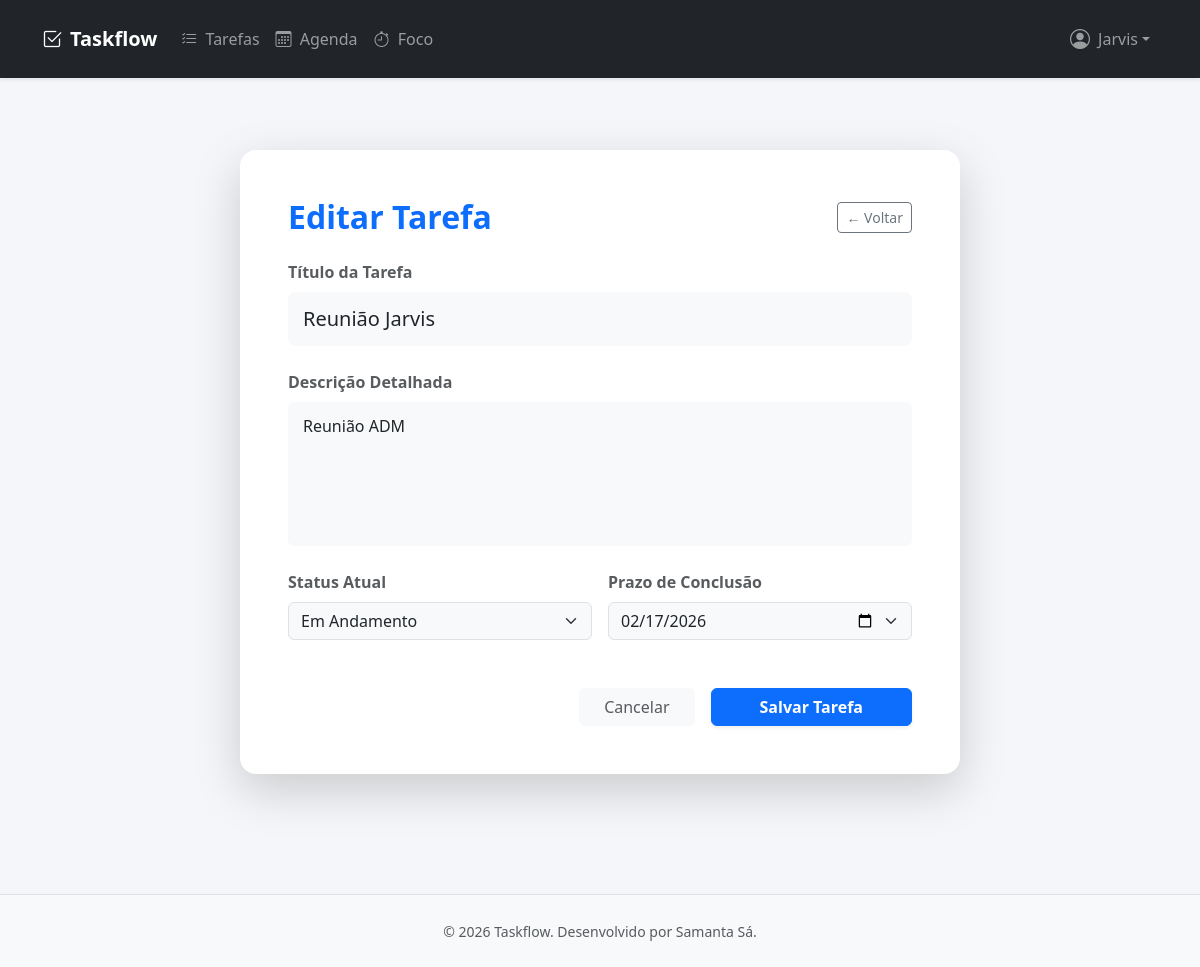
The app's page /tasks/5/edit/ (signed in), older data.
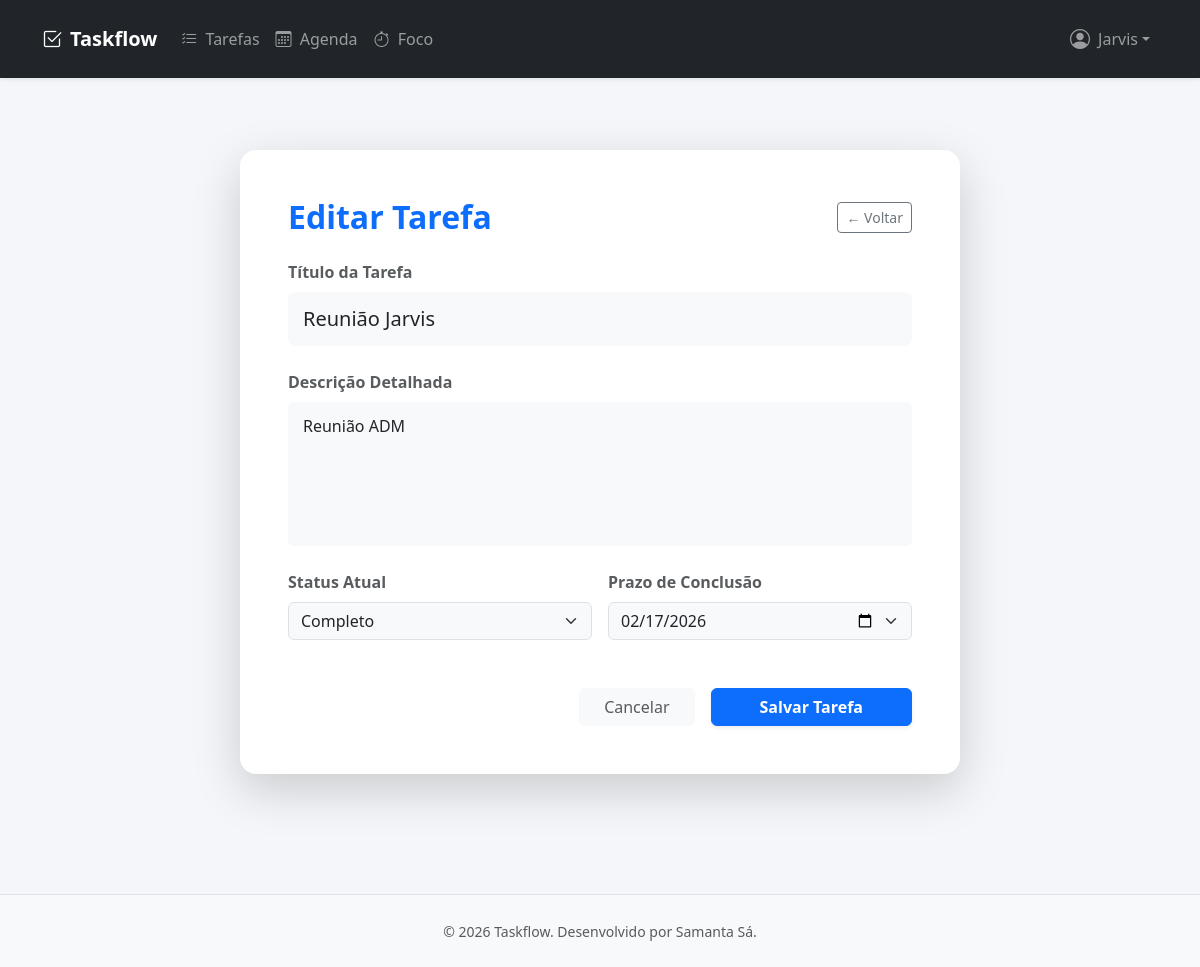
The same page, newer data.
### tasks/models.py (models this page shows, shortened)
class Task(models.Model):
    STATUS_PENDING = 'PENDENTE'
    STATUS_IN_PROGRESS = 'EM_ANDAMENTO'
    STATUS_COMPLETED = 'COMPLETO'
    STATUS_CHOICES = [
        (STATUS_PENDING, 'Pendente'),
        (STATUS_IN_PROGRESS, 'Em Andamento'),
        (STATUS_COMPLETED, 'Completo'),
    ]
    title = models.CharField(max_length=255)
    description = models.TextField(blank=True)
    status = models.CharField(
        max_length=50,
        choices=STATUS_CHOICES,
        default=STATUS_PENDING
    )
    due_date = models.DateField(null=True, blank=True)
    created_at = models.DateTimeField(auto_now_add=True)
    updated_at = models.DateTimeField(auto_now=True)
    user = models.ForeignKey(
        User,
        on_delete=models.CASCADE,
        related_name='tasks'
    )
    class Meta:
        ordering = ['-created_at']

### tasks/views.py (the view)
# urls.py: path('<int:pk>/edit/', views.task_update, name='task_update'),
@login_required
def task_update(request, pk):
    task = get_object_or_404(Task, pk=pk, user=request.user)
    if request.method == 'POST':
        form = TaskForm(request.POST, instance=task)
        if form.is_valid():
            form.save()
            return redirect('task_list')
    else:
        form = TaskForm(instance=task)
    return render(request, 'tasks/task_form.html', {'form': form})

### tasks/forms.py
class TaskForm(forms.ModelForm):
    class Meta:
        model = Task
        fields = ['title', 'description', 'status', 'due_date']
        widgets = {
            'due_date': forms.DateInput(attrs={'type': 'date'}),
        }

### templates/tasks/task_form.html (shortened to what this page needs)
{% extends 'base.html' %}
{% load widget_tweaks %}
{% block content %}
<div class="container py-5">
    <div class="row justify-content-center">
        <div class="col-lg-8 col-md-10">
            <div class="card shadow-lg border-0 rounded-4">
                <div class="card-body p-5">
                    <div class="d-flex justify-content-between align-items-center mb-4">
                        <h2 class="fw-bold text-primary m-0">
                            {% if form.instance.pk %}Editar Tarefa{% else %}Nova Tarefa{% endif %}
                        </h2>
                        <a href="{% url 'task_list' %}" class="btn btn-outline-secondary btn-sm">
                            &larr; Voltar
                        </a>
                    </div>
                    <form method="post" novalidate>
                        <div class="mb-4">
                            <label class="form-label text-muted fw-semibold">Título da Tarefa</label>
                            {% render_field form.title class="form-control form-control-lg bg-light" placeholder="Ex: Reunião com a equipe de Design" %}
                        </div>
                        <div class="mb-4">
                            <label class="form-label text-muted fw-semibold">Descrição Detalhada</label>
                            {% render_field form.description class="form-control bg-light" rows="5" placeholder="Descreva os detalhes desta tarefa..." %}
                        </div>
                        <div class="row g-3 mb-4">
                            <div class="col-md-6">
                                <label class="form-label text-muted fw-semibold">Status Atual</label>
                                {% render_field form.status class="form-select bg-light" %}
                            </div>
                            <div class="col-md-6">
                                <label class="form-label text-muted fw-semibold">Prazo de Conclusão</label>
                                {% render_field form.due_date class="form-select bg-light" type="date" %}
                            </div>
                        </div>
                        <div class="d-grid gap-2 d-md-flex justify-content-md-end mt-5">
                            <a href="{% url 'task_list' %}" class="btn btn-light text-muted px-4 me-md-2">Cancelar</a>
                            <button type="submit" class="btn btn-primary px-5 shadow-sm fw-bold">
                                Salvar Tarefa
                            </button>
                        </div>
                    </form>
                </div>
            </div>
        </div>
    </div>
</div>
{% endblock %}

### templates/base.html (shortened to what this page needs)
{% load static %}
<!DOCTYPE html>
<html lang="pt-br">
<head>
    <link href="https://cdn.jsdelivr.net/npm/bootstrap@5.3.0/dist/css/bootstrap.min.css" rel="stylesheet">
    <link rel="stylesheet" href="https://cdn.jsdelivr.net/npm/bootstrap-icons@1.10.0/font/bootstrap-icons.css">
    <link rel="stylesheet" href="{% static 'css/style.css' %}">
</head>
<body>
    <nav class="navbar navbar-expand-lg navbar-dark bg-dark py-3 shadow-sm">
        <div class="container">
            <a class="navbar-brand fw-bold d-flex align-items-center" href="#">
                <i class="bi bi-check2-square me-2"></i> Taskflow
            </a>
            <div class="collapse navbar-collapse" id="navbarNav">
                {% if user.is_authenticated %}
                <ul class="navbar-nav me-auto mb-2 mb-lg-0">
                    <li class="nav-item">
                        <a class="nav-link" href="{% url 'task_list' %}">
                            <i class="bi bi-list-check me-1"></i> Tarefas
                        </a>
                    </li>
                    <li class="nav-item">
                        <a class="nav-link" href="#">
                            <i class="bi bi-calendar3 me-1"></i> Agenda
                        </a>
                    </li>
                    <li class="nav-item">
                        <a class="nav-link" href="#">
                            <i class="bi bi-stopwatch me-1"></i> Foco
                        </a>
                    </li>
                </ul>
                <ul class="navbar-nav">
                    <li class="nav-item dropdown">
                        <a class="nav-link dropdown-toggle d-flex align-items-center" href="#" role="button" data-bs-toggle="dropdown" aria-expanded="false">
                            <i class="bi bi-person-circle me-2 fs-5"></i>
                            <span>{{ user.username|title }}</span>
                        </a>
                    </li>
                </ul>
                {% endif %}
            </div>
        </div>
    </nav>
    <main class="container py-4 flex-grow-1">
        {% block content %}
        {% endblock %}
    </main>
    <footer class="text-center py-4 text-muted mt-5 bg-light border-top">
        <small>&copy; 2026 Taskflow. Desenvolvido por Samanta Sá.</small>
    </footer>
</body>
</html>

### templates/static/css/style.css (style rules this page uses)
:root { --primary-color: #0d6efd; --bg-color: #f4f6f9; --card-hover: translateY(-5px); }
body { background-color: var(--bg-color); font-family: 'Segoe UI', Tahoma, Geneva, Verdana, sans-serif; min-height: 100vh; display: flex; flex-direction: column; }
footer { margin-top: auto; }
.form-control { border: none; padding: 12px 15px; }
textarea.form-control { resize: none; }

Row changes from the older to the newer data that the page shows:
changed Task "Reunião Jarvis": status "Em Andamento" → "Completo"
